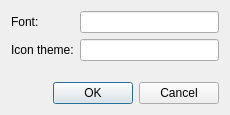
<?xml version="1.0" encoding="UTF-8"?>
<ui version="4.0">
 <class>PanelApplicationSettings</class>
 <widget class="QDialog" name="PanelApplicationSettings">
  <property name="geometry">
   <rect>
    <x>0</x>
    <y>0</y>
    <width>230</width>
    <height>115</height>
   </rect>
  </property>
  <property name="windowTitle">
   <string>Options</string>
  </property>
  <layout class="QVBoxLayout" name="verticalLayout_2">
   <item>
    <layout class="QVBoxLayout" name="verticalLayout">
     <item>
      <layout class="QFormLayout" name="formLayout">
       <item row="0" column="0">
        <widget class="QLabel" name="label">
         <property name="text">
          <string>Font:</string>
         </property>
        </widget>
       </item>
       <item row="0" column="1">
        <widget class="QLineEdit" name="fontName"/>
       </item>
       <item row="1" column="0">
        <widget class="QLabel" name="label_2">
         <property name="text">
          <string>Icon theme:</string>
         </property>
        </widget>
       </item>
       <item row="1" column="1">
        <widget class="QLineEdit" name="iconThemeName"/>
       </item>
      </layout>
     </item>
     <item>
      <widget class="QDialogButtonBox" name="buttonBox">
       <property name="orientation">
        <enum>Qt::Horizontal</enum>
       </property>
       <property name="standardButtons">
        <set>QDialogButtonBox::Cancel|QDialogButtonBox::Ok</set>
       </property>
      </widget>
     </item>
    </layout>
   </item>
  </layout>
 </widget>
 <resources/>
 <connections>
  <connection>
   <sender>buttonBox</sender>
   <signal>accepted()</signal>
   <receiver>PanelApplicationSettings</receiver>
   <slot>accept()</slot>
   <hints>
    <hint type="sourcelabel">
     <x>248</x>
     <y>254</y>
    </hint>
    <hint type="destinationlabel">
     <x>157</x>
     <y>274</y>
    </hint>
   </hints>
  </connection>
  <connection>
   <sender>buttonBox</sender>
   <signal>rejected()</signal>
   <receiver>PanelApplicationSettings</receiver>
   <slot>reject()</slot>
   <hints>
    <hint type="sourcelabel">
     <x>316</x>
     <y>260</y>
    </hint>
    <hint type="destinationlabel">
     <x>286</x>
     <y>274</y>
    </hint>
   </hints>
  </connection>
 </connections>
</ui>
